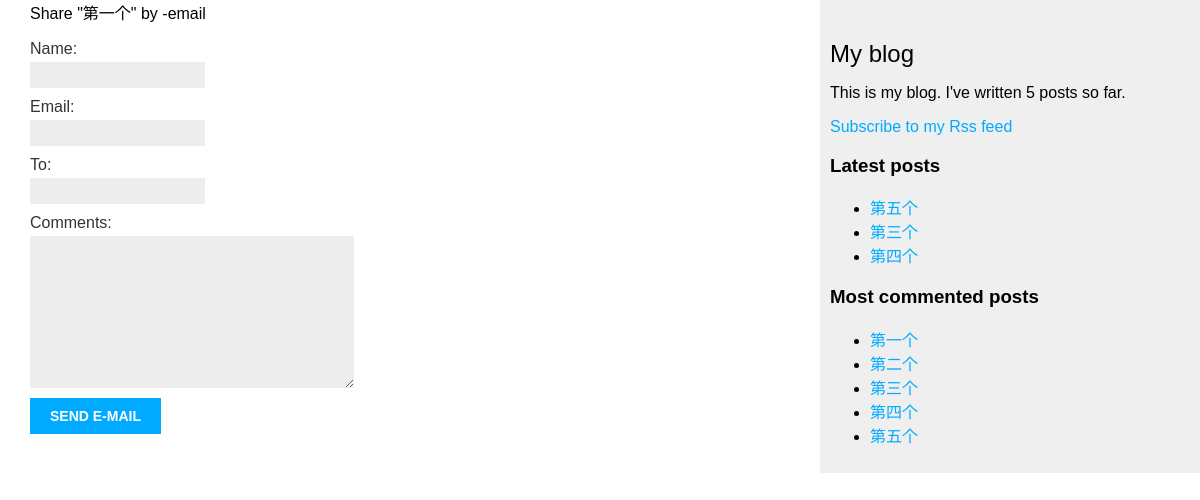
/blog/1/share/, run on an earlier commit of the app's database.
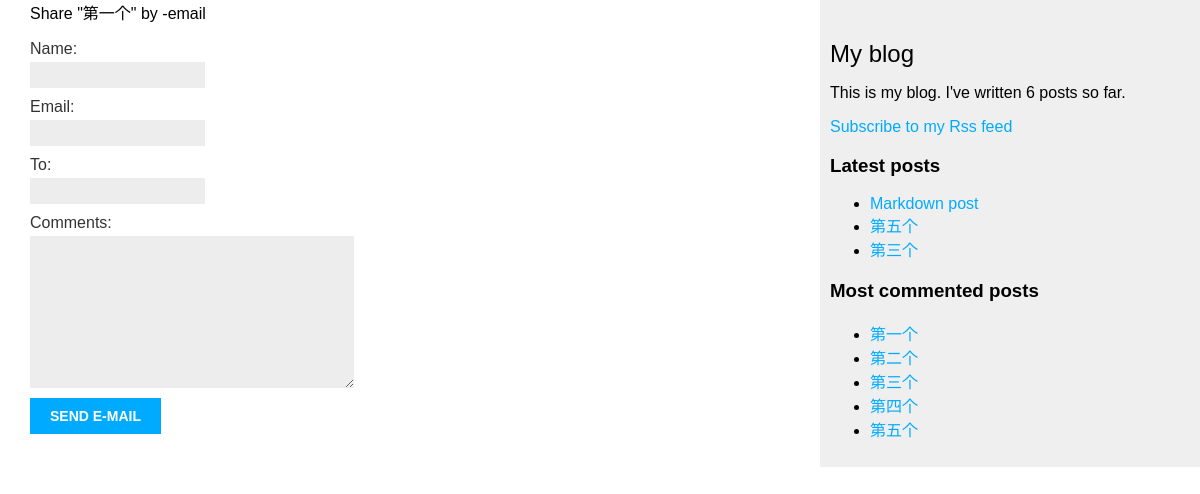
And on a later commit of the database.
### blog/models.py (models this page shows, shortened)
class Post(models.Model):
    STATUS_CHOICES = (
        ('draft', 'Draft'),
        ('published', 'Published'),
    )
    title = models.CharField('标题', max_length=250)
    slug = models.SlugField(max_length=250,
                            unique_for_date='publish')
    author = models.ForeignKey(User,
                               on_delete=models.CASCADE,
                               related_name='blog_posts')
    body = models.TextField()
    publish = models.DateTimeField(default=timezone.now)
    created = models.DateTimeField(auto_now_add=True)
    updated = models.DateTimeField(auto_now=True)
    status = models.CharField(max_length=10,
                              choices=STATUS_CHOICES,
                              default='draft')
    objects = models.Manager()
    published = PublishedManager()
    tags = TaggableManager()
    class Meta:
        ordering = ('-publish',)
    def get_absolute_url(self):
        return reverse('blog:post_detail',
                       args=(
                           self.publish.year,
                           self.publish.strftime('%m'),
                           self.publish.strftime('%d'),
                           self.slug
                       ))

### blog/views.py (the view)
# urls.py: url(r'^(?P<post_id>\d+)/share/$', views.post_share, name='post_share'),
def post_share(request, post_id):
    post = get_object_or_404(Post, id=post_id, status='published')
    sent = False
    if request.method == 'POST':
        form = EmailPostForm(request.POST)
        if form.is_valid():
            cd = form.cleaned_data
            post_url = request.build_absolute_uri(post.get_absolute_url())
            subject = '{} ({}) recommends you reading "{}"'.format(cd['name'], cd['email'], post.title)
            message = 'Read "{}" at {}\n\n{}\'s comments: {}'.format(post.title, post_url, cd['name'], cd['comments'])
            send_mail(subject, message, '2446867994@qq.com', [cd['to'], ], fail_silently=False)
            sent = True
    else:
        form = EmailPostForm()
    return render(request, 'blog/post/share.html', {'post': post,
                                                    'form': form,
                                                    'sent': sent,
                                                    })

### blog/forms.py
class EmailPostForm(forms.Form):
    name = forms.CharField(max_length=25)
    email = forms.EmailField()
    to = forms.EmailField()
    comments = forms.CharField(required=False, widget=forms.Textarea)

### blog/models.py (called while the page is built)
    def get_queryset(self):
        return super(PublishedManager, self).get_queryset().filter(status='published')

### blog/templatetags/blog_tags.py (called while the page is built)
@register.simple_tag
def total_posts():
    return Post.published.count()

@register.inclusion_tag('blog/post/latest_posts.html')
def show_latest_posts(count=5):
    latest_posts = Post.published.order_by('-publish')[:count]
    return {'latest_posts': latest_posts}

@register.simple_tag
def get_most_commented_posts(count=5):
    return Post.published.annotate(
        total_comments=Count('comments')
    ).order_by('-total_comments')[:count]

### blog/templates/blog/post/share.html (shortened to what this page needs)
{% extends "blog/base.html" %}
{% block content %}
    {% if sent %}
        <h1>E-mail successfully sent</h1>
        <p>
        "{{ post.title }}" was successfully sent to {{ form.cleaned_data.to }}.
        </p>
    {% else %}
        <h>Share "{{ post.title }}" by -email</h>
        <form action="." method="post">
            {{ form.as_p }}
            <input type="submit" value="Send e-mail">
        </form>
    {% endif %}
{% endblock %}

### blog/templates/blog/base.html (shortened to what this page needs)
{% load blog_tags %}
{% load staticfiles %}
<!DOCTYPE html>
<html lang="en">
<head>
    <link rel="stylesheet" href="{% static "css/blog.css" %}">
</head>
<body>
    <div id="content">
        {% block content %}
        {% endblock %}
    </div>
    <div id="sidebar">
        <h2>My blog</h2>
        <p>This is my blog. I've written {% total_posts %} posts so far.</p>
        <p><a href="{% url "blog:post_feed" %}">Subscribe to my Rss feed</a></p>
        <h3>Latest posts</h3>
        {% show_latest_posts 3 %}
        <h3>Most commented posts</h3>
        {% get_most_commented_posts as most_commented_posts %}
        <ul>
            {% for post in most_commented_posts %}
                <li>
                    <a href="{{ post.get_absolute_url }}">{{ post.title }}</a>
                </li>
            {% endfor %}
        </ul>
    </div>
</body>
</html>

### blog/templates/blog/post/latest_posts.html
<ul>
    {% for post in latest_posts %}
        <li>
            <a href="{{ post.get_absolute_url }}">{{ post.title }}</a>
        </li>
    {% endfor %}
</ul>

What changed in the data, as far as the page shows it:
no longer on one of the page's lists (row unchanged): Post: title "第四个"
added Post: title "Markdown post", shown under "Latest posts"
Also different on the page:
text no longer shown: "5"
text now shown: "6"
